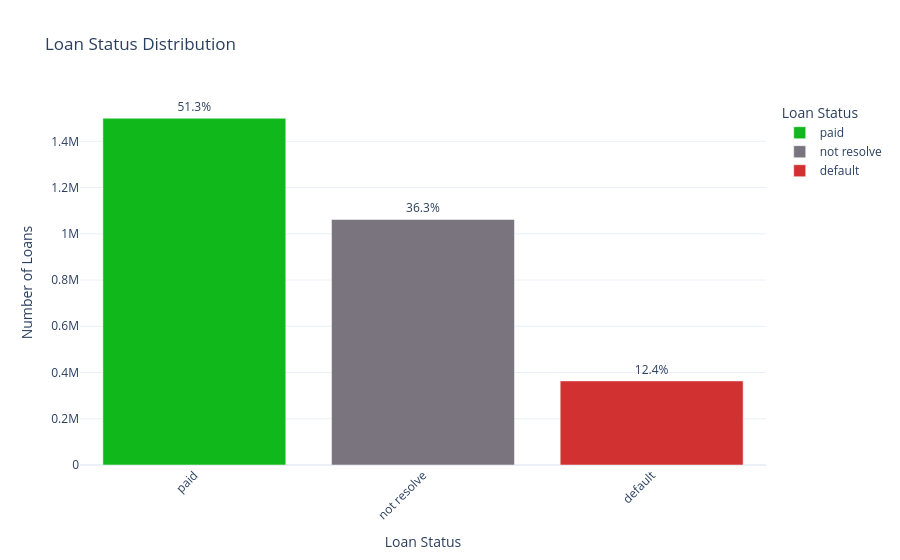

The notebook cell saved with this chart:
### Code cell
temp = (lf
        .with_columns(
            pl.col("loan_status").replace(
                {"Charged Off" : "default",
                "Default" : "default",
                "Does not meet the credit policy. Status:Charged Off" : "default",
                "Fully Paid" : "paid",
                "Does not meet the credit policy. Status:Fully Paid" : "paid",
                "Current": "not resolve",
                "In Grace Period": "not resolve",
                "Late (16-30 days)": "not resolve",
                "Late (31-120 days)": "not resolve",
                "Issued" : "not resolve"
                }).alias("loan_status_simple").cast(pl.String)))

loan_status = (
    temp
    .group_by("loan_status_simple")
    .len()
    .with_columns(
        (pl.col("len") / pl.col("len").sum() * 100)
        .round(2)
        .alias("percentage")
    )
    .sort("len", descending=True)
    .collect()
)

fig = px.bar(
    loan_status,
    x="loan_status_simple",
    y="len",
    color="loan_status_simple",
    color_discrete_map={
        "default": "#D23131",
        "paid": "#11B81C",
        "not resolve": "#79747D"
    },
    title="Loan Status Distribution",
    labels={
        "loan_status_simple": "Loan Status",
        "len": "Number of Loans"
    },
    text="percentage"
)

fig.update_traces(
    texttemplate="%{text:.1f}%",
    textposition="outside"
)

fig.update_layout(
    template="plotly_white",
    xaxis_tickangle=-45
)

fig.show()

### Figure 1 — Plotly figure (JSON) as saved in the notebook; plotly's stock layout.template omitted (floating-point values rounded to 4 significant figures)
{"data": [{"hovertemplate": "Loan Status=%{x}<br>Number of Loans=%{y}<br>percentage=%{text}<extra></extra>", "legendgroup": "paid", "marker": {"color": "#11B81C", "pattern": {"shape": ""}}, "name": "paid", "orientation": "v", "showlegend": true, "text": [51.27], "textposition": "outside", "texttemplate": "%{text:.1f}%", "type": "bar", "x": ["paid"], "xaxis": "x", "y": [1499771], "yaxis": "y"}, {"hovertemplate": "Loan Status=%{x}<br>Number of Loans=%{y}<br>percentage=%{text}<extra></extra>", "legendgroup": "not resolve", "marker": {"color": "#79747D", "pattern": {"shape": ""}}, "name": "not resolve", "orientation": "v", "showlegend": true, "text": [36.3], "textposition": "outside", "texttemplate": "%{text:.1f}%", "type": "bar", "x": ["not resolve"], "xaxis": "x", "y": [1061979], "yaxis": "y"}, {"hovertemplate": "Loan Status=%{x}<br>Number of Loans=%{y}<br>percentage=%{text}<extra></extra>", "legendgroup": "default", "marker": {"color": "#D23131", "pattern": {"shape": ""}}, "name": "default", "orientation": "v", "showlegend": true, "text": [12.43], "textposition": "outside", "texttemplate": "%{text:.1f}%", "type": "bar", "x": ["default"], "xaxis": "x", "y": [363742], "yaxis": "y"}], "layout": {"barmode": "relative", "legend": {"title": {"text": "Loan Status"}, "tracegroupgap": 0}, "title": {"text": "Loan Status Distribution"}, "xaxis": {"anchor": "y", "categoryarray": ["paid", "not resolve", "default", null], "categoryorder": "array", "domain": [0, 1], "tickangle": -45, "title": {"text": "Loan Status"}}, "yaxis": {"anchor": "x", "domain": [0, 1], "title": {"text": "Number of Loans"}}}}
